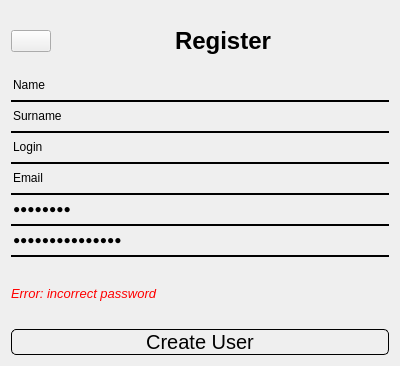
<?xml version="1.0" encoding="UTF-8"?>
<ui version="4.0">
 <class>Form</class>
 <widget class="QWidget" name="Form">
  <property name="geometry">
   <rect>
    <x>0</x>
    <y>0</y>
    <width>400</width>
    <height>366</height>
   </rect>
  </property>
  <property name="windowTitle">
   <string>DuckyFM - Login</string>
  </property>
  <layout class="QVBoxLayout" name="verticalLayout">
   <item>
    <layout class="QHBoxLayout" name="horizontalLayout">
     <item>
      <widget class="QPushButton" name="back_btn">
       <property name="sizePolicy">
        <sizepolicy hsizetype="Fixed" vsizetype="Fixed">
         <horstretch>0</horstretch>
         <verstretch>0</verstretch>
        </sizepolicy>
       </property>
       <property name="text">
        <string/>
       </property>
       <property name="icon">
        <iconset>
         <normaloff>icomoon/cross.svg</normaloff>icomoon/cross.svg</iconset>
       </property>
      </widget>
     </item>
     <item>
      <widget class="QLabel" name="label">
       <property name="sizePolicy">
        <sizepolicy hsizetype="Preferred" vsizetype="Preferred">
         <horstretch>0</horstretch>
         <verstretch>0</verstretch>
        </sizepolicy>
       </property>
       <property name="font">
        <font>
         <pointsize>18</pointsize>
         <weight>75</weight>
         <bold>true</bold>
        </font>
       </property>
       <property name="text">
        <string>Register</string>
       </property>
       <property name="alignment">
        <set>Qt::AlignCenter</set>
       </property>
      </widget>
     </item>
    </layout>
   </item>
   <item>
    <widget class="QLineEdit" name="name">
     <property name="sizePolicy">
      <sizepolicy hsizetype="Expanding" vsizetype="Fixed">
       <horstretch>0</horstretch>
       <verstretch>0</verstretch>
      </sizepolicy>
     </property>
     <property name="styleSheet">
      <string notr="true">background-color: rgba(0, 0, 0, 0);
border:none;
border-bottom: 2px solid black;
color: black;
padding-bottom:7px;</string>
     </property>
     <property name="text">
      <string>Name</string>
     </property>
     <property name="placeholderText">
      <string>User Name</string>
     </property>
    </widget>
   </item>
   <item>
    <widget class="QLineEdit" name="surname">
     <property name="styleSheet">
      <string notr="true">background-color: rgba(0, 0, 0, 0);
border:none;
border-bottom: 2px solid black;
color: black;
padding-bottom:7px;</string>
     </property>
     <property name="text">
      <string>Surname</string>
     </property>
     <property name="echoMode">
      <enum>QLineEdit::Normal</enum>
     </property>
     <property name="placeholderText">
      <string>Password</string>
     </property>
    </widget>
   </item>
   <item>
    <widget class="QLineEdit" name="login">
     <property name="styleSheet">
      <string notr="true">background-color: rgba(0, 0, 0, 0);
border:none;
border-bottom: 2px solid black;
color: black;
padding-bottom:7px;</string>
     </property>
     <property name="text">
      <string>Login</string>
     </property>
     <property name="echoMode">
      <enum>QLineEdit::Normal</enum>
     </property>
     <property name="placeholderText">
      <string>Password</string>
     </property>
    </widget>
   </item>
   <item>
    <widget class="QLineEdit" name="email">
     <property name="styleSheet">
      <string notr="true">background-color: rgba(0, 0, 0, 0);
border:none;
border-bottom: 2px solid black;
color: black;
padding-bottom:7px;</string>
     </property>
     <property name="text">
      <string>Email</string>
     </property>
     <property name="echoMode">
      <enum>QLineEdit::Normal</enum>
     </property>
     <property name="placeholderText">
      <string>Password</string>
     </property>
    </widget>
   </item>
   <item>
    <widget class="QLineEdit" name="password">
     <property name="styleSheet">
      <string notr="true">background-color: rgba(0, 0, 0, 0);
border:none;
border-bottom: 2px solid black;
color: black;
padding-bottom:7px;</string>
     </property>
     <property name="text">
      <string>Password</string>
     </property>
     <property name="echoMode">
      <enum>QLineEdit::Password</enum>
     </property>
     <property name="placeholderText">
      <string>Password</string>
     </property>
    </widget>
   </item>
   <item>
    <widget class="QLineEdit" name="password_repeat">
     <property name="styleSheet">
      <string notr="true">background-color: rgba(0, 0, 0, 0);
border:none;
border-bottom: 2px solid black;
color: black;
padding-bottom:7px;</string>
     </property>
     <property name="text">
      <string>Repeat password</string>
     </property>
     <property name="echoMode">
      <enum>QLineEdit::Password</enum>
     </property>
     <property name="placeholderText">
      <string>Password</string>
     </property>
    </widget>
   </item>
   <item>
    <widget class="QLabel" name="error">
     <property name="font">
      <font>
       <pointsize>10</pointsize>
       <italic>true</italic>
      </font>
     </property>
     <property name="styleSheet">
      <string notr="true">color: red;</string>
     </property>
     <property name="text">
      <string>Error: incorrect password</string>
     </property>
    </widget>
   </item>
   <item>
    <widget class="QPushButton" name="register_btn">
     <property name="font">
      <font>
       <pointsize>15</pointsize>
      </font>
     </property>
     <property name="styleSheet">
      <string notr="true">border-radius: 5px;
border: 1px solid black;</string>
     </property>
     <property name="text">
      <string>Create User</string>
     </property>
    </widget>
   </item>
  </layout>
 </widget>
 <resources/>
 <connections/>
</ui>
